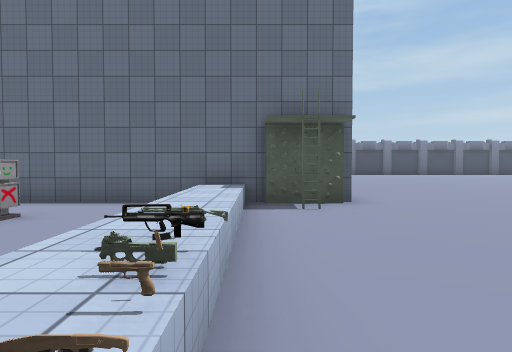
View 1 (above)

24 first-person views from a walk through a 3-D level made in the Unity game engine. The camera is 1.5 m above the floor, tilts 2° down and sees 75° across. The floor is counted in squares, 2 m on a side. Each view is taken from the middle of a square. On the plan, view 1 faces up. The plan holds only what a view shows up to about 11 squares ahead; the rest is blank. The place goes on beyond the plan. The player character is not drawn. Some animated figures are left out. Some surface patterns are stand-ins.

View 2
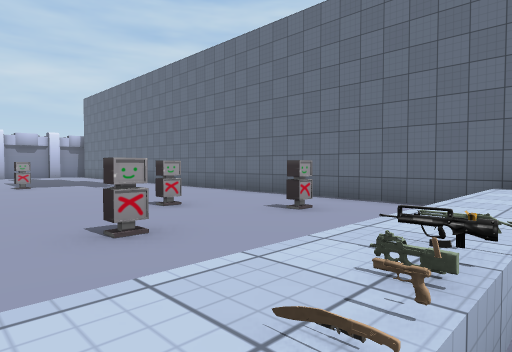

View 3
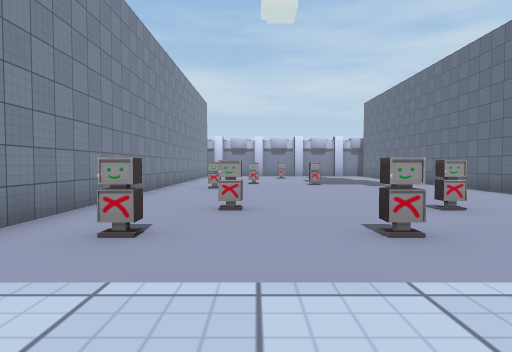

View 4
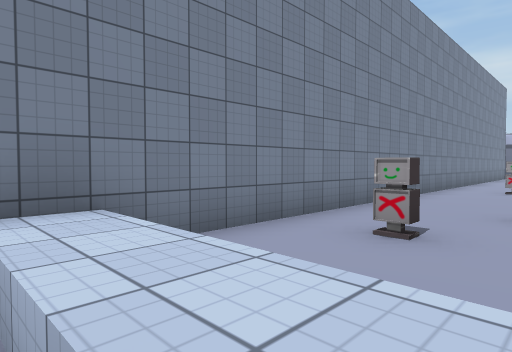

View 5
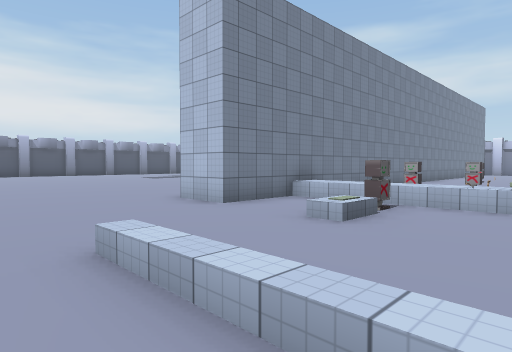

View 6
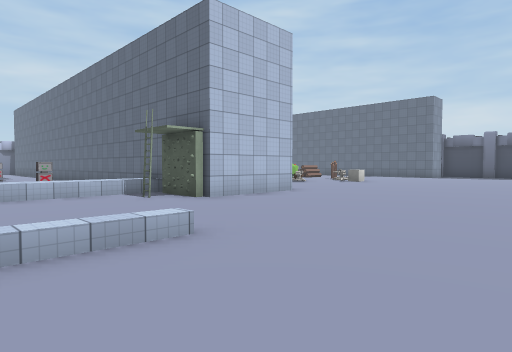

View 7
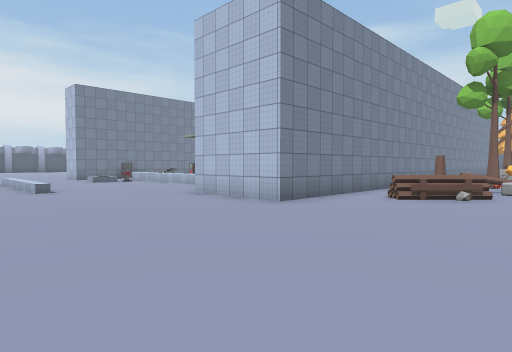

View 8
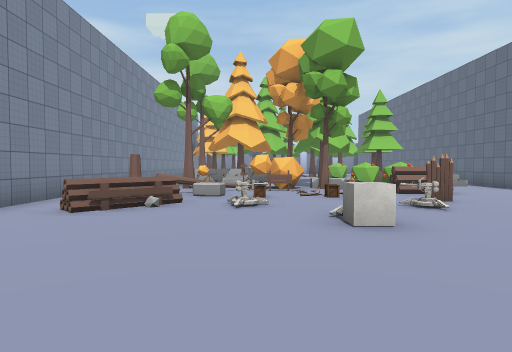

View 9
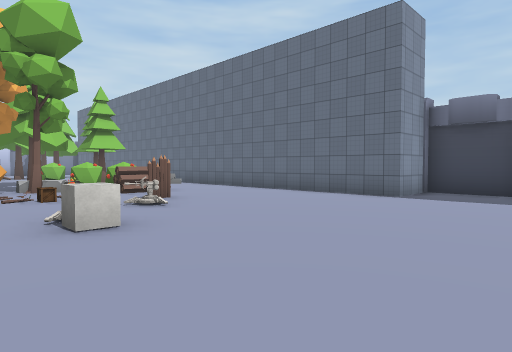

View 10
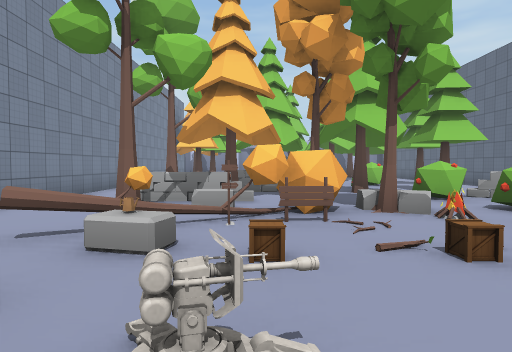

View 11
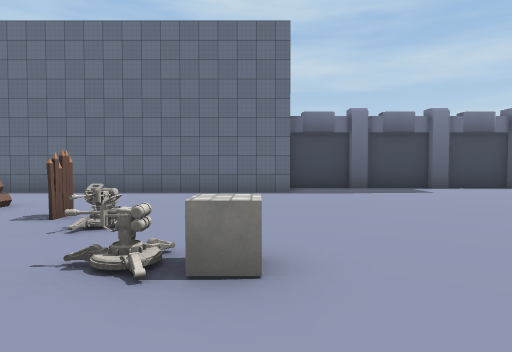

View 12
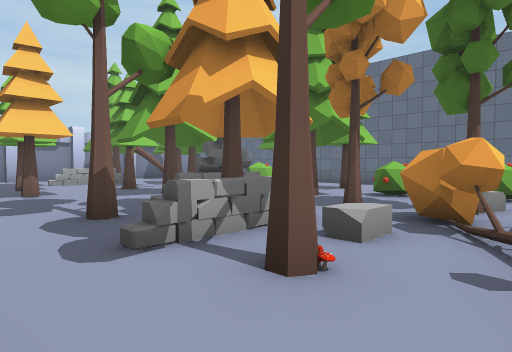

View 13
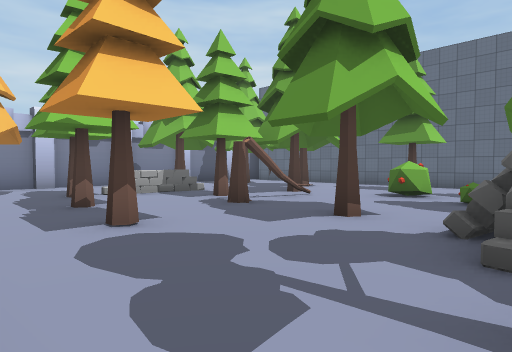

View 14
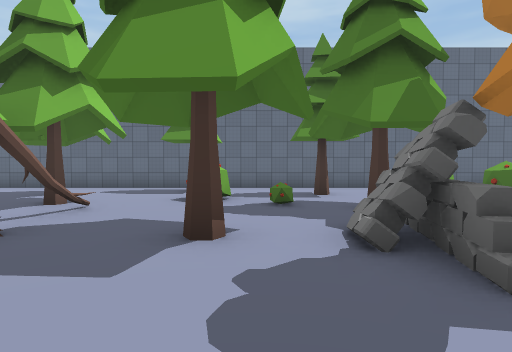

View 15
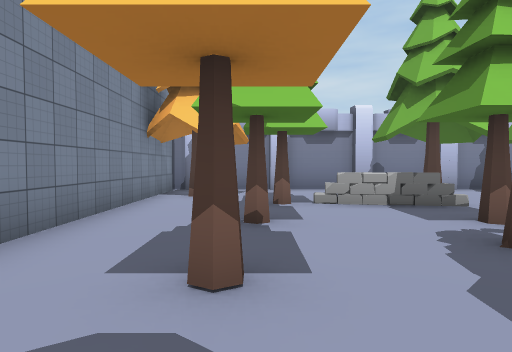

View 16
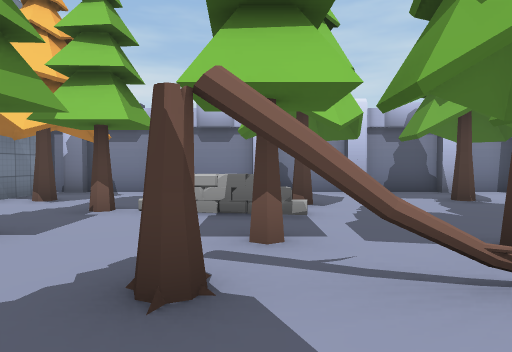

View 17
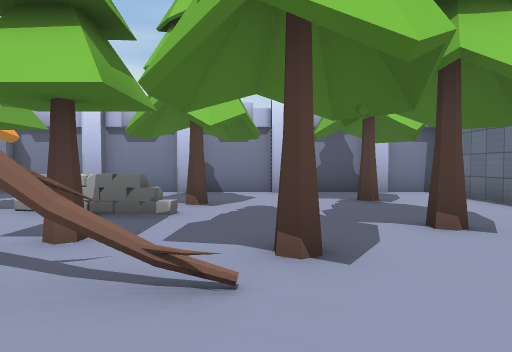

View 18
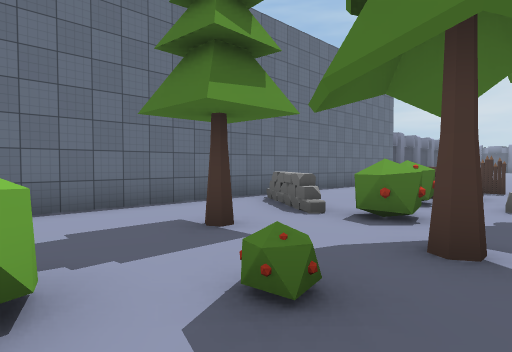

View 19
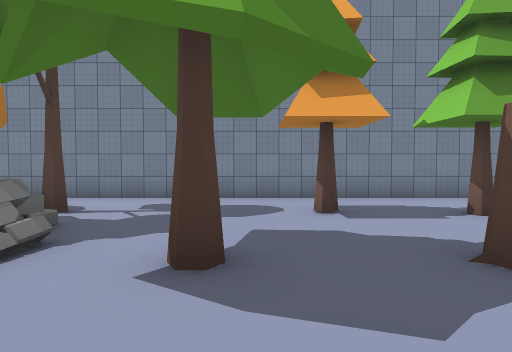

View 20
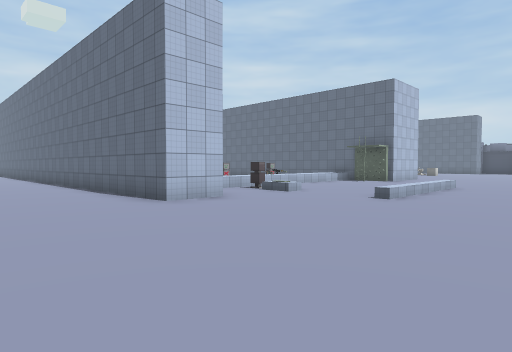

View 21
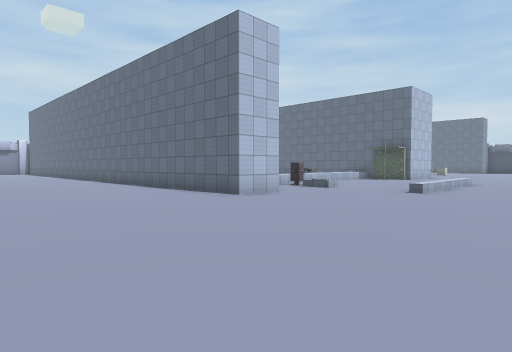

View 22
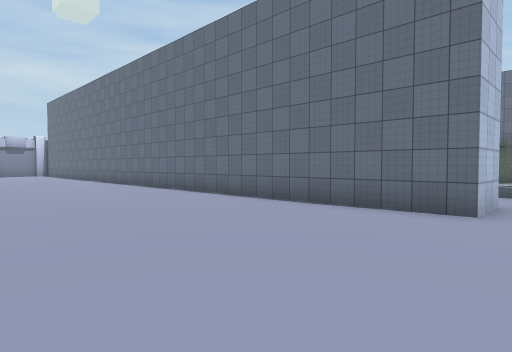

View 23
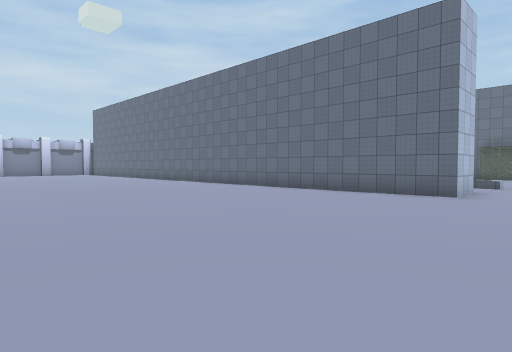

View 24
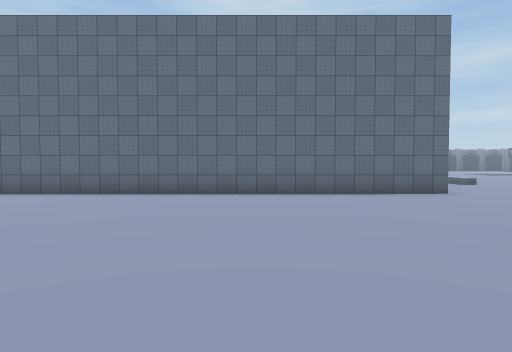

### Floor plan
Key: @ floor where view 1 was taken; # wall or solid block; . floor; = window, fence, low wall or low ledge; ^ raised ledge; O other object.
Columns run from 21 left of view 1 to 8 right of it. Each row starts with its distance up from view 1.
 24                        #######
 23                        #......
 22 ########################......
 21 #.............=..............
 20 #.......O....#^.............
 19 #.O..O......O...OO..........
 18 #........O....OOOO.O.......
 17 #.....O...O.O...O...=......
 16 #..O...O.......OO.O........
 15 #.. ^.O.....#.OOOO...=O.....
 14 #.. ^..O.O.##...OOO.=........
 13 #...O.......#O^O.OOO.........
 12 #...O.O.O...O.^OOOO.O........
 11 #.O...............O.O.........
 10 #................. ...........
  9 ########################.....
  8            #############.....
  7           ##############.....
  6            ^^^^^^^^^^.O.......
  5            ^^^^^^OO^^.........
  4          ^   ^^^^^^^^.........
  3         ^^^^^^^OO^^^^.........
  2         ^O^^^^^^^OO^^.........
  1           ^^^^^^^O^^^O.......
  0           ^^^^^OO^^^^@.......
 -1           OO^^^^^OO^^.O......
 -2         ^^^^^^^^^^^^^........
 -3         ################.....
 -4            #############......
 -5             ..................
 -6             ..................
 -7            ...................
 -8            ...................
 -9              .................
-10             ..................
-11             ..............
-12                ...........
-13                   .  .....

Where each view was taken, in squares from view 1:
view 1: 0 up, 0 right, facing up
view 2: 0 up, 0 right, facing up-left
view 3: 0 up, 0 right, facing left
view 4: 0 up, 0 right, facing down-left
view 5: 2 up, 6 right, facing down-left
view 6: 2 up, 8 right, facing up-left
view 7: 14 up, 7 right, facing down-left
view 8: 14 up, 5 right, facing left
view 9: 14 up, 5 right, facing up-left
view 10: 14 up, 0 right, facing left
view 11: 13 up, 1 right, facing up
view 12: 10 up, 4 left, facing up-left
view 13: 10 up, 9 left, facing up-left
view 14: 11 up, 11 left, facing up
view 15: 12 up, 11 left, facing left
view 16: 15 up, 12 left, facing left
view 17: 17 up, 12 left, facing left
view 18: 16 up, 12 left, facing up-right
view 19: 17 up, 12 left, facing down
view 20: 8 down, 8 right, facing up-left
view 21: 10 down, 8 right, facing up-left
view 22: 10 down, 3 right, facing up-left
view 23: 13 down, 4 right, facing up-left
view 24: 13 down, 3 left, facing up
